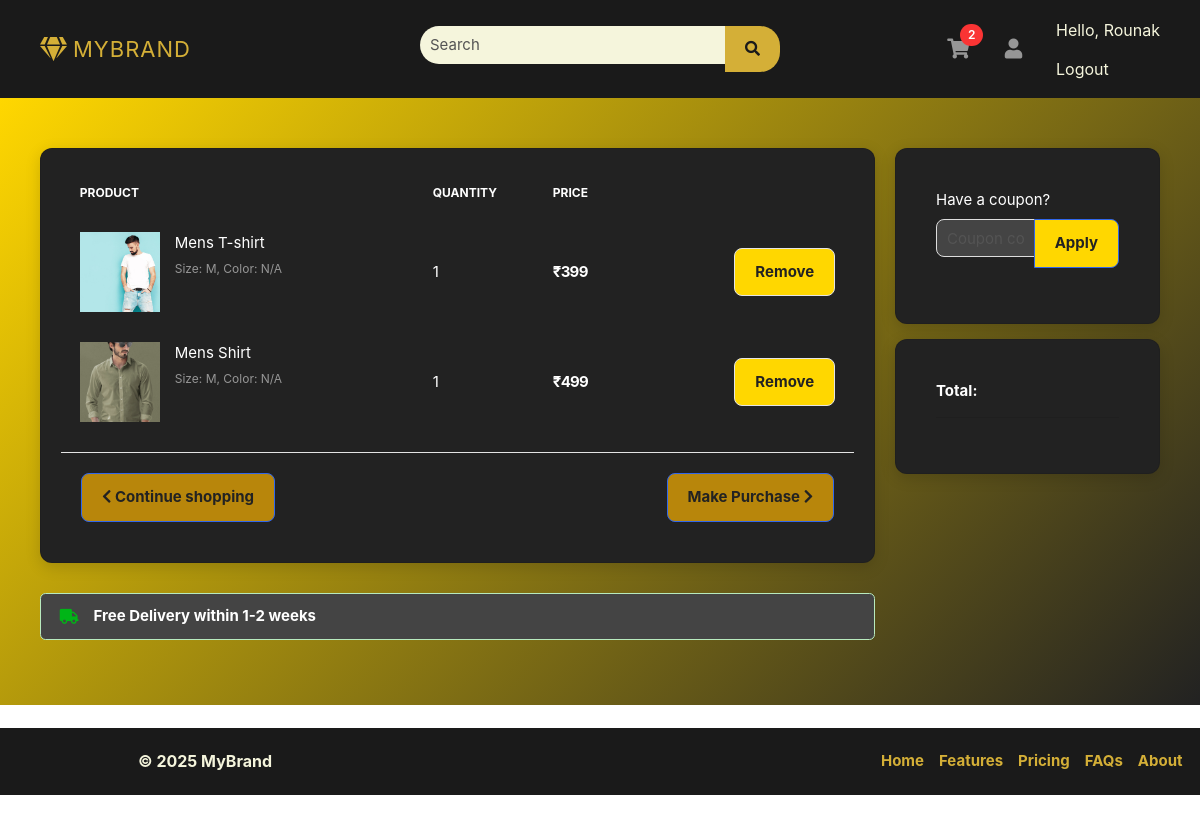
The page /accounts/cart/ (signed in) on the database as committed earlier.
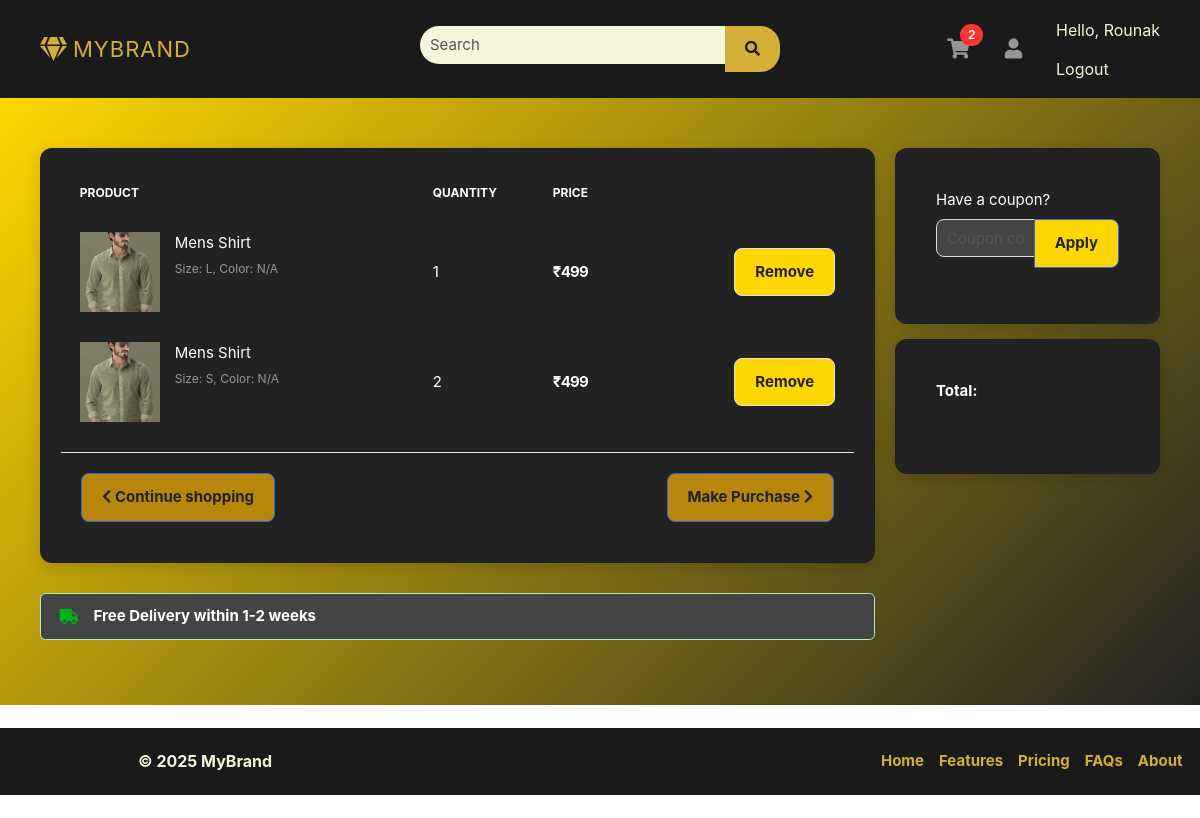
The same page on the database as committed later.
### accounts/models.py (models this page shows, shortened)
class Profile(models.Model):
    user = models.OneToOneField(User, on_delete=models.CASCADE)
    address = models.TextField(blank=True, null=True)
    is_email_verified = models.BooleanField(default=False)
    phone_number = models.CharField(max_length=15, null=True, blank=True)
    email_token = models.CharField(max_length=100, null=True, blank=True)
    def get_cart_count(self):
        return CartItems.objects.filter(cart__is_paid=False, cart__user=self.user).count()

class CartItems(BaseModel):
    cart = models.ForeignKey(Cart, on_delete=models.CASCADE, related_name="cart_items")
    product = models.ForeignKey(Product, on_delete=models.SET_NULL, null=True, blank=True)
    color_variant = models.ForeignKey(ColorVariant, on_delete=models.SET_NULL, blank=True, null=True)
    size_variant = models.ForeignKey(SizeVariant, on_delete=models.SET_NULL, blank=True, null=True)
    quantity = models.PositiveIntegerField(default=1)

### products/models.py (models this page shows, shortened)
class Product(BaseModel):
    product_name = models.CharField(max_length=100)
    slug = models.SlugField(unique=True, null=True, blank=True)
    category = models.ForeignKey(Category, on_delete=models.CASCADE, related_name="products")
    price = models.IntegerField()
    product_description = models.TextField()
    color_variant = models.ManyToManyField(ColorVariant, blank=True)
    size_variant = models.ManyToManyField(SizeVariant, blank=True)

class ProductImage(BaseModel):
    product = models.ForeignKey(Product, on_delete=models.CASCADE, related_name="product_images")
    image = models.ImageField(upload_to="product/")

class SizeVariant(BaseModel):
    size_name = models.CharField(max_length=100)
    price = models.IntegerField(default=0)

### accounts/views.py (the view)
# urls.py: path("cart/", cart, name="cart"),
def cart(request):
    cart_items = CartItems.objects.filter(cart__user=request.user, cart__is_paid=False)
    context = {'cart_items': cart_items}
    return render(request, 'accounts/cart.html', context)

### templates/accounts/cart.html (shortened to what this page needs)
{% extends "base/base.html" %}
{% block start %}
<section class="section-content padding-y">
    <div class="container">
        <div class="row">
            <main class="col-md-9">
                <div class="card">
                    <table class="table table-borderless table-shopping-cart">
                        <thead class="text-muted">
                            <tr class="small text-uppercase">
                                <th scope="col">Product</th>
                                <th scope="col" width="120">Quantity</th>
                                <th scope="col" width="120">Price</th>
                                <th scope="col" class="text-right" width="200"> </th>
                            </tr>
                        </thead>
                        <tbody>
                            {% for cart_item in cart_items %}
                            <tr>
                                <td>
                                    <figure class="itemside">
                                        <div class="aside">
                                            <img src="{{ cart_item.product.product_images.first.image.url }}" class="img-sm">
                                        </div>
                                        <figcaption class="info">
                                            <a href="#" class="title text-white">{{ cart_item.product.product_name }}</a>
                                            <p class="text-muted small">
                                                Size: {{ cart_item.size_variant.size_name|default:"N/A" }},
                                                Color: {{ cart_item.color_variant.color_name|default:"N/A" }}
                                            </p>
                                        </figcaption>
                                    </figure>
                                </td>
                                <td>
                                    {{ cart_item.quantity }}
                                </td>
                                <td>
                                    <div class="price-wrap">
                                        <var class="price">₹{{ cart_item.product.price }}</var>
                                    </div>
                                </td>
                                <td class="text-right">
                                    <a href="{% url 'remove_cart' cart_item.uid %}" class="btn btn-light"> Remove</a>
                                </td>
                            </tr>
                            {% endfor %}
                        </tbody>
                    </table>
                    <div class="card-body border-top">
                        <a href="#" class="btn btn-primary float-md-right"> Make Purchase <i class="fa fa-chevron-right"></i> </a>
                        <a href="{% url 'index' %}" class="btn btn-primary"> <i class="fa fa-chevron-left"></i> Continue shopping </a>
                    </div>
                </div>
                <div class="alert alert-success mt-3">
                    <p class="icontext"><i class="icon text-success fa fa-truck"></i> Free Delivery within 1-2 weeks</p>
                </div>
            </main>
            <aside class="col-md-3">
                <div class="card mb-3">
                    <div class="card-body">
                        <form>
                            <div class="form-group">
                                <label>Have a coupon?</label>
                                <div class="input-group">
                                    <input type="text" class="form-control" placeholder="Coupon code">
                                    <span class="input-group-append">
                                        <button class="btn btn-primary">Apply</button>
                                    </span>
                                </div>
                            </div>
                        </form>
                    </div>
                </div>
                <div class="card">
                    <div class="card-body">
                        <dl class="dlist-align">
                            <dt>Total:</dt>
                            <dd class="text-right h5"><strong>{{ final_total }}</strong></dd>
                        </dl>
                        <hr>
                    </div>
                </div>
            </aside>
        </div>
    </div>
</section>
{% endblock %}

### templates/base/base.html (shortened to what this page needs)
<!DOCTYPE HTML>
<html lang="en">
<head>
    <link href="/media/css/bootstrap.css" rel="stylesheet" type="text/css" />
    <link href="/media/fonts/fontawesome/css/all.min.css" type="text/css" rel="stylesheet">
    <link href="/media/css/ui.css" rel="stylesheet" type="text/css" />
    <link href="/media/css/responsive.css" rel="stylesheet" />
</head>
<body>
    <header class="section-header">
        <section class="header-main" style="width: 100%; background-color: #1a1a1a; padding: 10px 0;">
            <div class="container">
                <div class="row align-items-center">
                    <div class="col-lg-4 col-12 d-flex justify-content-start">
                        <a class="navbar-brand text-uppercase fw-bold" href="{% url 'index' %}"
                           style="font-size: 22px; letter-spacing: 1px; display: flex; align-items: center; color: #d4af37;">
                            <i class="fas fa-gem" style="color: #d4af37; font-size: 24px; margin-right: 5px;"></i>
                            MyBrand
                        </a>
                    </div>
                    <div class="col-lg-4 col-12 d-flex justify-content-center">
                        <form action="#" class="search w-100" style="max-width: 400px;">
                            <div class="input-group">
                                <input type="text" class="form-control" placeholder="Search"
                                       style="border-radius: 20px 0 0 20px; padding: 10px; border: none; background: #f5f5dc; color: #1a1a1a;">
                                <div class="input-group-append">
                                    <button class="btn" type="submit"
                                            style="border-radius: 0 20px 20px 0; background: #d4af37; border: none; color: #1a1a1a;">
                                        <i class="fa fa-search"></i>
                                    </button>
                                </div>
                            </div>
                        </form>
                    </div>
                    <div class="col-lg-4 col-12 d-flex justify-content-end align-items-center">
                        <div class="widgets-wrap d-flex align-items-center">
                            <div class="widget-header mr-3 position-relative">
                                <a href="{% if request.user.is_authenticated %}{% url 'cart' %}{% else %}{% url 'login' %}?next={% url 'cart' %}{% endif %}"
                                    class="icon icon-sm rounded-circle"
                                    style="width: 40px; height: 40px; display: flex; align-items: center; justify-content: center; color: #d4af37;">
                                    <i class="fa fa-shopping-cart"></i>
                                </a>
                                <span class="badge badge-pill badge-danger notify"
                                      style="position: absolute; top: -5px; right: -5px; font-size: 12px; padding: 5px 8px;">
                                    {{ request.user.profile.get_cart_count }}
                                </span>
                            </div>
                            <div class="widget-header icontext">
                                <a href="{% url 'profile' %}" class="icon icon-sm rounded-circle"
                                   style="width: 40px; height: 40px; display: flex; align-items: center; justify-content: center; color: #d4af37;">
                                    <i class="fa fa-user"></i>
                                </a>
                            </div>
                            <ul class="navbar-nav ml-2">
                                {% if request.user.is_authenticated %}
                                <li class="nav-item">
                                    <span class="nav-link" style="color: #f5f5dc;">Hello, {{ request.user.username }}</span>
                                </li>
                                <li class="nav-item">
                                    <a class="nav-link" href="{% url 'logout' %}" style="color: #f5f5dc;">Logout</a>
                                </li>
                                {% else %}
                                <li class="nav-item d-flex align-items-center">
                                    <a class="nav-link" href="{% url 'login' %}" style="color: #f5f5dc;">Sign in</a>
                                    <span class="mx-1" style="color: #d4af37;">|</span>
                                    <a class="nav-link" href="{% url 'register' %}" style="color: #f5f5dc;">Register</a>
                                </li>
                                {% endif %}
                            </ul>
                        </div>
                    </div>
                </div>
            </div>
        </section>
    </header>
    <main>
        {% block start %} {% endblock %}
    </main>
    {% include 'base/footer.html' %}
</body>
</html>

### templates/base/footer.html
<footer class="d-flex flex-wrap justify-content-between align-items-center py-3 my-4"
    style="background: #1a1a1a; width: 100%; padding: 20px 0;">
    <p class="col-md-4 mb-0 text-center text-md-start"
       style="color: #f5f5dc; font-size: 16px; font-weight: bold; padding-left: 20px;">
        © 2025 MyBrand
    </p>
    <a href="/" class="col-md-4 d-flex align-items-center justify-content-center text-decoration-none">
        <svg class="bi me-2" width="40" height="32" style="fill: #d4af37;">
            <use xlink:href="#bootstrap"></use>
        </svg>
    </a>
    <ul class="nav col-md-4 justify-content-center justify-content-md-end">
        <li class="nav-item"><a href="{% url 'index' %}" class="nav-link px-2"
                style="color: #d4af37; font-weight: bold; transition: 0.3s;">Home</a></li>
        <li class="nav-item"><a href="#" class="nav-link px-2"
                style="color: #d4af37; font-weight: bold; transition: 0.3s;">Features</a></li>
        <li class="nav-item"><a href="#" class="nav-link px-2"
                style="color: #d4af37; font-weight: bold; transition: 0.3s;">Pricing</a></li>
        <li class="nav-item"><a href="#" class="nav-link px-2"
                style="color: #d4af37; font-weight: bold; transition: 0.3s;">FAQs</a></li>
        <li class="nav-item"><a href="#" class="nav-link px-2"
                style="color: #d4af37; font-weight: bold; transition: 0.3s;">About</a></li>
    </ul>
</footer>

### public/static/css/ui.css (style rules this page uses)
html { font-family: 'Inter', sans-serif; font-size: 15px; }
.price-wrap { letter-spacing: -0.7px; }
.icon-xs, .icon-sm, .icon-md, .icon-lg { display: inline-block; text-align: center; flex-shrink: 0; flex-grow: 0; }
.icon-sm { width: 48px; height: 48px; line-height: 48px; font-size: 20px; }
.img-xs, .img-sm, .img-md, .img-lg { object-fit: cover; flex-shrink: 0; flex-grow: 0; }
.img-sm { width: 80px; height: 80px; }
.padding-y { padding-top: 40px; padding-bottom: 40px; }
var { font-style: normal; }
figure { margin-bottom: 0; }
article:after, .form-group:after { display: block; clear: both; content: ""; }
.card .title { color: #212529; }
p:last-child { margin-bottom: 0; }
.header-main { position: relative; padding-top: 1rem; padding-bottom: 1rem; }
.widget-header { display: inline-block; vertical-align: middle; position: relative; }
.widget-header a { color: #545454; }
.widget-header i { color: #969696; }
.widget-header .notify { position: absolute; top: -3px; right: -10px; }
.btn-light { background-color: #fff; border-color: #e4e4e4; }
.itemside { position: relative; display: flex; width: 100%; }
.itemside .aside { position: relative; flex-shrink: 0; }
.itemside .info { padding-left: 15px; padding-right: 7px; }
.itemside p { margin-bottom: 0; }
.itemside .title { display: block; margin-bottom: 5px; color: #212529; }
[class*="dlist-"] { margin-bottom: 5px; }
[class*="dlist-"] dd { margin-bottom: 0; }
.dlist-align { display: flex; }
.dlist-align dt { width: 120px; word-wrap: break-word; font-weight: normal; }
.dlist-align dd { flex-grow: 1; }
.icontext { display: inline-flex; align-items: center; vertical-align: middle; }
.icontext .icon { position: relative; margin-right: 15px; flex-shrink: 0; flex-grow: 0; }
.notify { position: absolute; top: -4px; right: -10px; display: inline-block; padding: .25em .6em; font-size: 12px; line-height: 1; text-align: center; border-radius: 3rem; color: #fff; background-color: #fa3434; }
.price { font-weight: 600; color: #212529; }
.table-shopping-cart.table td, .table-shopping-cart.table th { padding-left: 1.25rem; padding-right: 1.25rem; }
.table-shopping-cart .price-wrap { line-height: 1.2; }
.table-shopping-cart .price { font-weight: bold; margin-right: 5px; display: block; }

### templates/base/base.html (style rules this page uses)
.navbar-nav .nav-link { font-size: 16px; transition: all 0.3s ease-in-out; }

### templates/accounts/cart.html (style rules this page uses)
.section-content { background: linear-gradient(-45deg, #000000, #b8860b, #222, #ffd700); background-size: 300% 300%; animation: gradientBG 8s ease infinite; padding-top: 50px; padding-bottom: 50px; color: #fff; }
.card { background: #222; color: #fff; border-radius: 12px; box-shadow: 0px 4px 15px rgba(0, 0, 0, 0.15); margin-bottom: 30px; padding: 20px; }
.card-body { padding: 20px; }
.table th, .table td { color: #fff !important; padding: 15px; vertical-align: middle; }
.price-wrap var.price { color: #fff !important; font-weight: bold; }
.table-shopping-cart .btn, .input-group-append button { background: #ffd700; color: #222; font-weight: bold; padding: 12px 20px; border-radius: 8px; transition: 0.3s; text-align: center; }
.alert { background: #444; color: #fff; font-weight: bold; }
.form-control { background: #444; color: #fff; border: 1px solid #ddd; padding: 10px; border-radius: 8px; }
.dlist-align dt { font-weight: bold; color: #fff; }
.dlist-align dd { color: #ffd700; }
.btn-primary { background: #b8860b; color: #222; font-weight: bold; padding: 12px 20px; border-radius: 8px; transition: 0.3s; text-align: center; }
.btn-light { color: #ffd700; font-weight: bold; transition: 0.3s; text-align: center; }

Rows that differ between the two databases and show on the page:
removed CartItems: product.product_images.first.image (picture), product.product_name "Mens T-shirt", size_variant.size_name "M", color_variant.color_name "N/A", quantity "1", product.price "399"
removed CartItems: product.product_images.first.image (picture), product.product_name "Mens Shirt", size_variant.size_name "M", color_variant.color_name "N/A", quantity "1", product.price "499"
added CartItems: product.product_images.first.image (picture), product.product_name "Mens Shirt", size_variant.size_name "L", color_variant.color_name "N/A", quantity "1", product.price "499"
added CartItems: product.product_images.first.image (picture), product.product_name "Mens Shirt", size_variant.size_name "S", color_variant.color_name "N/A", quantity "2", product.price "499"
